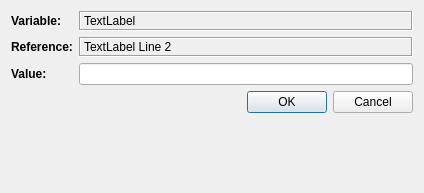
<?xml version="1.0" encoding="UTF-8"?>
<ui version="4.0">
 <class>EditNodeVariableDialog</class>
 <widget class="QDialog" name="EditNodeVariableDialog">
  <property name="geometry">
   <rect>
    <x>0</x>
    <y>0</y>
    <width>424</width>
    <height>193</height>
   </rect>
  </property>
  <property name="windowTitle">
   <string>Edit Variable Value</string>
  </property>
  <layout class="QFormLayout" name="formLayout">
   <property name="fieldGrowthPolicy">
    <enum>QFormLayout::AllNonFixedFieldsGrow</enum>
   </property>
   <item row="0" column="0">
    <widget class="QLabel" name="label">
     <property name="text">
      <string>&lt;html&gt;&lt;head/&gt;&lt;body&gt;&lt;p&gt;&lt;span style=&quot; font-weight:600;&quot;&gt;Variable:&lt;/span&gt;&lt;/p&gt;&lt;/body&gt;&lt;/html&gt;</string>
     </property>
    </widget>
   </item>
   <item row="0" column="1">
    <widget class="QLabel" name="name">
     <property name="minimumSize">
      <size>
       <width>0</width>
       <height>20</height>
      </size>
     </property>
     <property name="frameShape">
      <enum>QFrame::Box</enum>
     </property>
     <property name="frameShadow">
      <enum>QFrame::Sunken</enum>
     </property>
     <property name="text">
      <string>TextLabel</string>
     </property>
     <property name="margin">
      <number>2</number>
     </property>
    </widget>
   </item>
   <item row="1" column="0">
    <widget class="QLabel" name="label_4">
     <property name="text">
      <string>&lt;html&gt;&lt;head/&gt;&lt;body&gt;&lt;p&gt;&lt;span style=&quot; font-weight:600;&quot;&gt;Reference:&lt;/span&gt;&lt;/p&gt;&lt;/body&gt;&lt;/html&gt;</string>
     </property>
    </widget>
   </item>
   <item row="1" column="1">
    <widget class="QLabel" name="reference">
     <property name="minimumSize">
      <size>
       <width>0</width>
       <height>20</height>
      </size>
     </property>
     <property name="frameShape">
      <enum>QFrame::Box</enum>
     </property>
     <property name="frameShadow">
      <enum>QFrame::Sunken</enum>
     </property>
     <property name="text">
      <string>TextLabel
Line 2</string>
     </property>
     <property name="textFormat">
      <enum>Qt::RichText</enum>
     </property>
     <property name="wordWrap">
      <bool>false</bool>
     </property>
     <property name="margin">
      <number>2</number>
     </property>
    </widget>
   </item>
   <item row="3" column="0">
    <widget class="QLabel" name="label_3">
     <property name="text">
      <string>&lt;html&gt;&lt;head/&gt;&lt;body&gt;&lt;p&gt;&lt;span style=&quot; font-weight:600;&quot;&gt;Value:&lt;/span&gt;&lt;/p&gt;&lt;/body&gt;&lt;/html&gt;</string>
     </property>
    </widget>
   </item>
   <item row="3" column="1">
    <widget class="QLineEdit" name="value"/>
   </item>
   <item row="5" column="1">
    <widget class="QDialogButtonBox" name="buttonBox">
     <property name="orientation">
      <enum>Qt::Horizontal</enum>
     </property>
     <property name="standardButtons">
      <set>QDialogButtonBox::Cancel|QDialogButtonBox::Ok</set>
     </property>
    </widget>
   </item>
  </layout>
 </widget>
 <resources/>
 <connections>
  <connection>
   <sender>buttonBox</sender>
   <signal>accepted()</signal>
   <receiver>EditNodeVariableDialog</receiver>
   <slot>accept()</slot>
   <hints>
    <hint type="sourcelabel">
     <x>248</x>
     <y>254</y>
    </hint>
    <hint type="destinationlabel">
     <x>157</x>
     <y>274</y>
    </hint>
   </hints>
  </connection>
  <connection>
   <sender>buttonBox</sender>
   <signal>rejected()</signal>
   <receiver>EditNodeVariableDialog</receiver>
   <slot>reject()</slot>
   <hints>
    <hint type="sourcelabel">
     <x>316</x>
     <y>260</y>
    </hint>
    <hint type="destinationlabel">
     <x>286</x>
     <y>274</y>
    </hint>
   </hints>
  </connection>
 </connections>
</ui>
